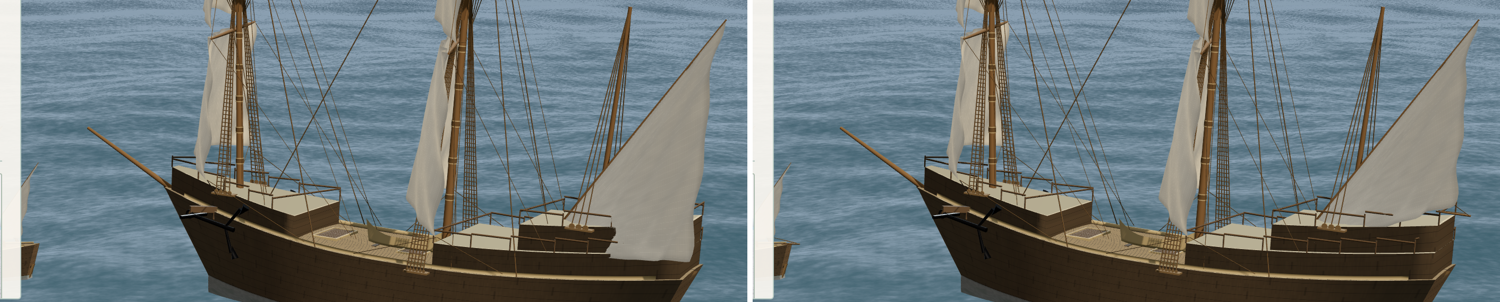
#> input picture build/staging/r320/pair-carrack.png, 1500 x 302 px, given in place of pair-carrack.png.png, which was not available
$ python r320_pair.py pair-carrack.png pair-galleass-card.png pair-galleass-card.png
#> lines starting #> are read from the running program, lines starting #| are printed output that depends on the picture; after the words box and inside, x2 and y2 are one past the last pixel; in counts of white or black regions, pixels touching at a corner belong together
import sys
from PIL import Image, ImageChops
name, cur, out = sys.argv[1], sys.argv[2], sys.argv[3]
a = Image.open(f'/Users/augustgweon/Ships/Research/baselines/frames/{name}.png').convert('RGB'); b = Image.open(cur).convert('RGB')
#> further down, a is the input picture: PIL image 1500x302 RGB; mean R, G, B 109.7, 120.2, 123.2
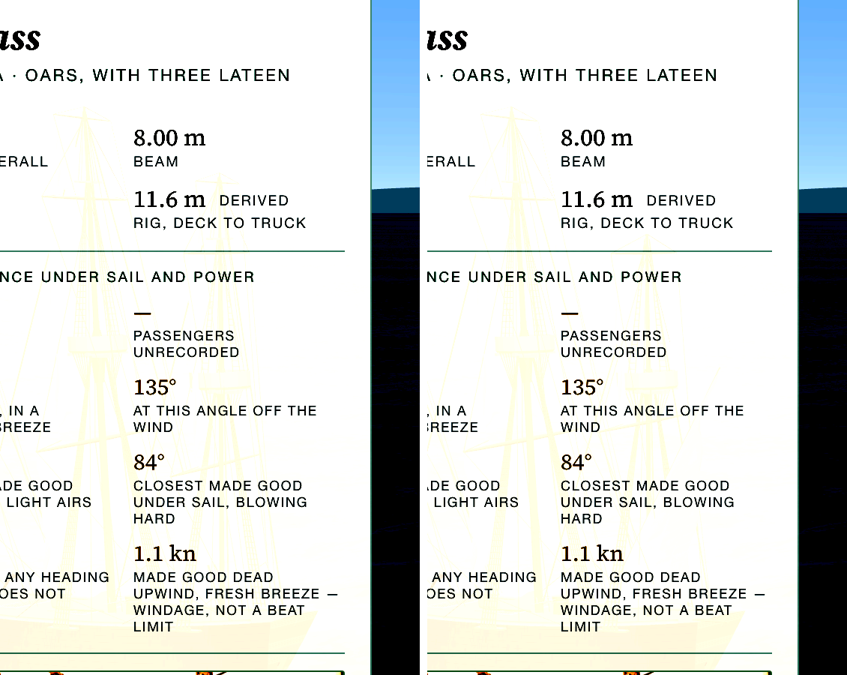
#> input picture build/staging/r320/pair-galleass-card.png, 847 x 675 px
#> further down, b is the input picture: PIL image 847x675 RGB; mean R, G, B 218.5, 221.5, 219.5
d = ImageChops.difference(a, b).convert('L').point(lambda v: 255 if v > 8 else 0); bb = d.getbbox(); print(name, 'diff bbox', bb)
#> after `d = ImageChops.difference(a, b).convert('L').point(lambda v: 255 if v `:
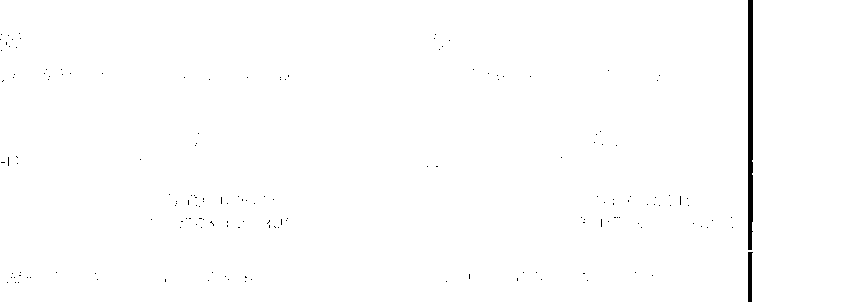
#> d: PIL image 847x302 L; 99.3% white; 163 black regions (161 under 20 px), largest, box (x1, y1, x2, y2) and area: (748, 0, 753, 250) 1219, (748, 252, 753, 302) 201
#> after `bb = d.getbbox()`: bb = (0, 0, 847, 302)
#| pair-carrack.png diff bbox (0, 0, 847, 302)
x0, y0, x1, y1 = bb; pad = 40; box = (max(0, x0-pad), max(0, y0-pad), min(a.width, x1+pad), min(a.height, y1+pad))
#> after `x0, y0, x1, y1 = bb`: x0 = 0; y0 = 0; x1 = 847; y1 = 302
#> after `box = (max(0, x0 - pad), max(0, y0 - pad), min(a.width, x1 + pad), min`: box = (0, 0, 887, 302)
ca, cb = a.crop(box), b.crop(box); W = Image.new('RGB', (ca.width*2+10, ca.height), 'white'); W.paste(ca, (0, 0)); W.paste(cb, (ca.width+10, 0))
#> after `ca, cb = (a.crop(box), b.crop(box))`:
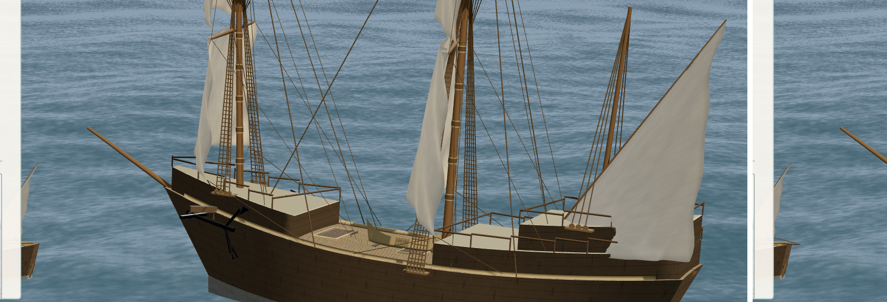
#> ca: PIL image 887x302 RGB; mean R, G, B 113.1, 125, 129.3
#> after `ca, cb = (a.crop(box), b.crop(box))`:
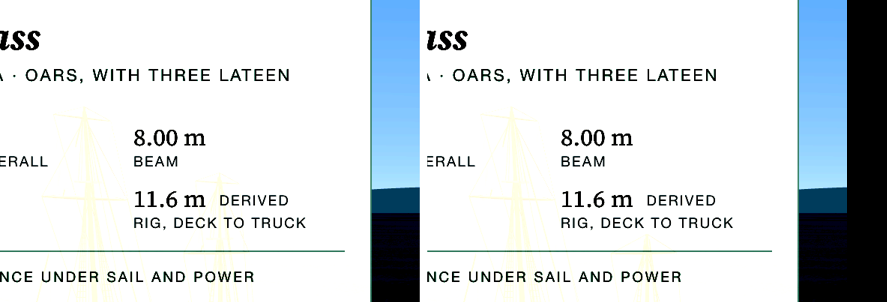
#> cb: PIL image 887x302 RGB; mean R, G, B 214.9, 220.9, 224.1
#> after `W = Image.new('RGB', (ca.width * 2 + 10, ca.height), 'white')`: W: PIL image 1784x302 RGB; every value is 255
#> after `W.paste(ca, (0, 0))`:
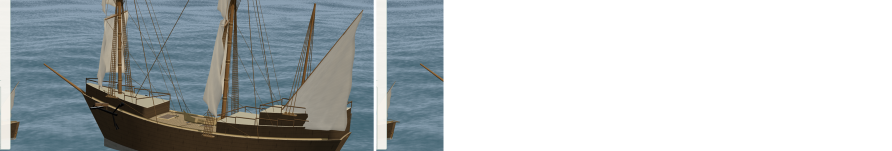
#> W: PIL image 1784x302 RGB (shown at 1/2 size); mean R, G, B 184.4, 190.4, 192.5
#> after `W.paste(cb, (ca.width + 10, 0))`:
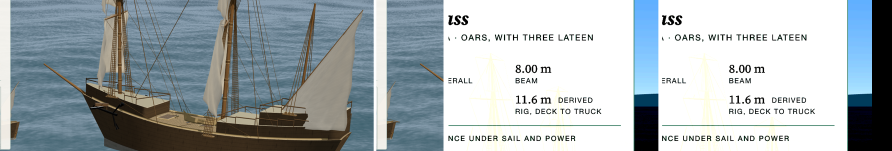
#> W: PIL image 1784x302 RGB (shown at 1/2 size); mean R, G, B 164.5, 173.4, 177.2
s = min(1.0, 1500/W.width, 900/W.height); W = W.resize((int(W.width*s), int(W.height*s))); W.save(out); print('box', box)
#> after `s = min(1.0, 1500 / W.width, 900 / W.height)`: s = 0.841
#> after `W = W.resize((int(W.width * s), int(W.height * s)))`:
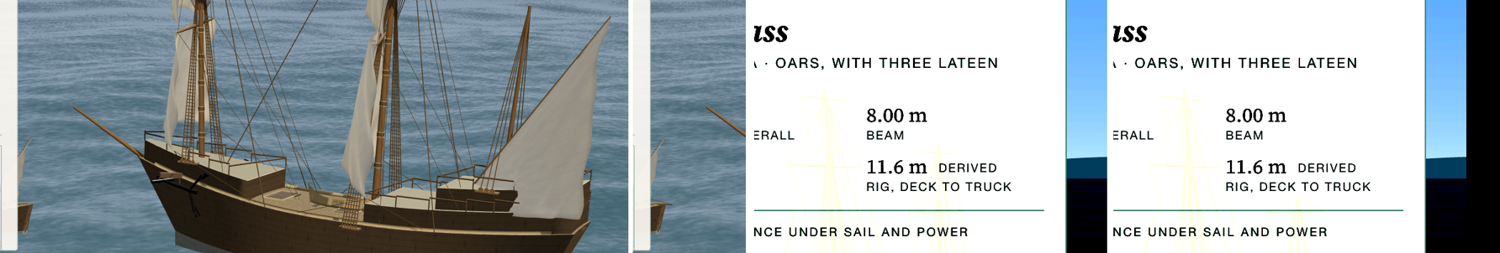
#> W: PIL image 1500x253 RGB; mean R, G, B 164.4, 173.3, 177.1
#| box (0, 0, 887, 302)
